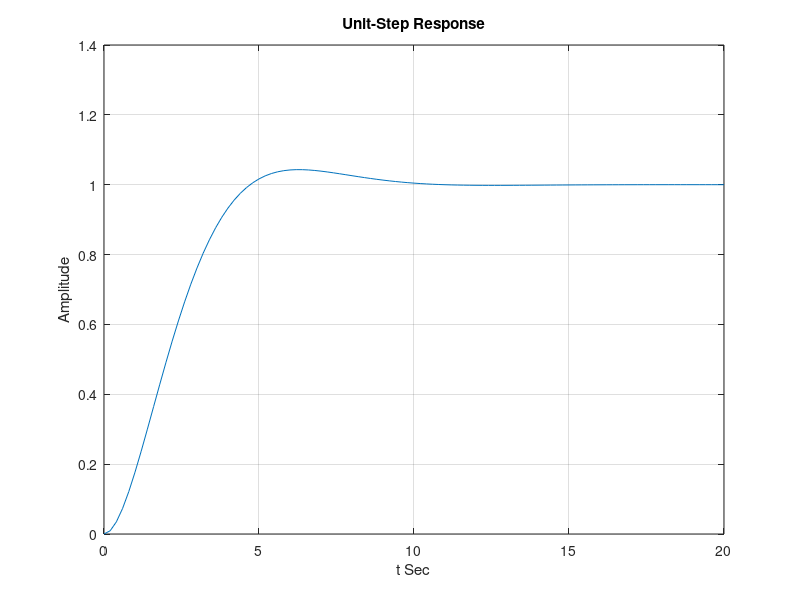
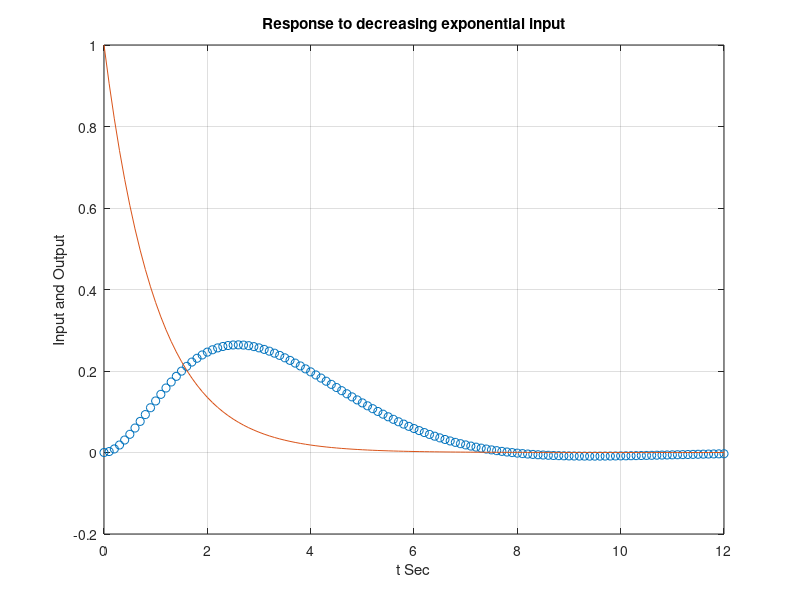

MATLAB code for these plots, in order:
pkg load control
% Problem no Example 5.8
% Given state space system
A = [-1 0.5;-1 0];
B = [0;1];
C = [1 0];
D =[0];
% Defining system
sys =ss(A,B,C,D);
%part a: response curve for unit-step input
[y1,t1,x1] = step(sys);
figure(1)
plot(t1,y1)
grid on
title('Unit-Step Response')
xlabel('t Sec')
ylabel('Amplitude')

%part b: response curve for decreasing exponential exp(-t)
t2 = 0:0.1:12;
r = exp(-t2);
[y2,t2,x2] = lsim(sys,r,t2);
figure(2)
plot(t2,y2,'o',t2,r,'-')
grid on
title('Response to decreasing exponential input')
xlabel('t Sec')
ylabel('Input and Output')